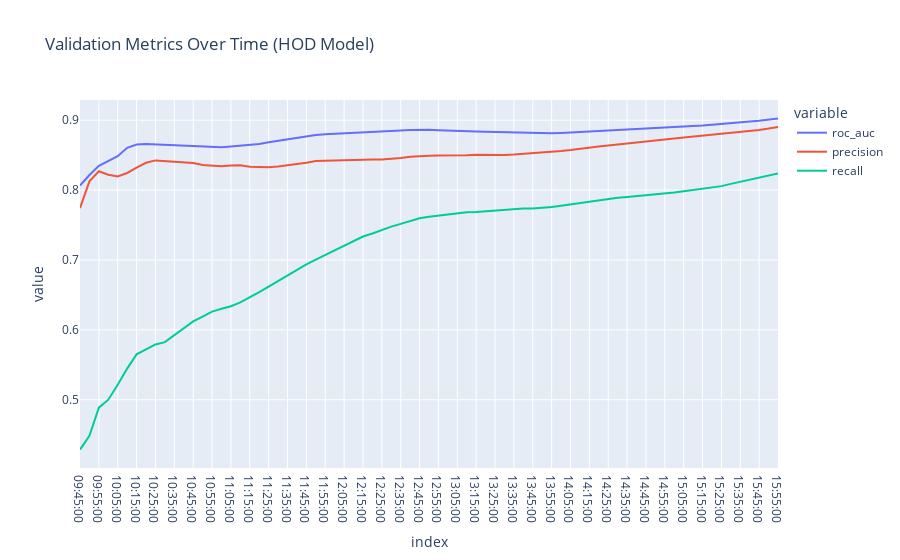

Notebook code cell kept with this figure:
### Code cell
import datetime
import plotly.express as px


time_range = [datetime.time(hour, minute) for hour in range(9, 16) for minute in range(0, 60, 5)]
time_range = [x for x in time_range if x >= datetime.time(9,45)]
df_val = pd.DataFrame()
for t in time_range:
    X_val = X_test.loc[X_test['time'] <= t].copy()
    y_val = y_test.loc[X_val.index, 'hod_in'].copy()

    y_pred_val = pipeline.predict_proba(X_val)[:,-1]

    df_val.loc[t, [
        'roc_auc',
        'precision',
        'recall'
    ]] =  roc_auc_score(y_val, y_pred_val), precision_score(y_val, y_pred_val > 0.5), recall_score(y_val, y_pred_val > 0.5)


fig = px.line(df_val, title='Validation Metrics Over Time (HOD Model)')
fig.show()
